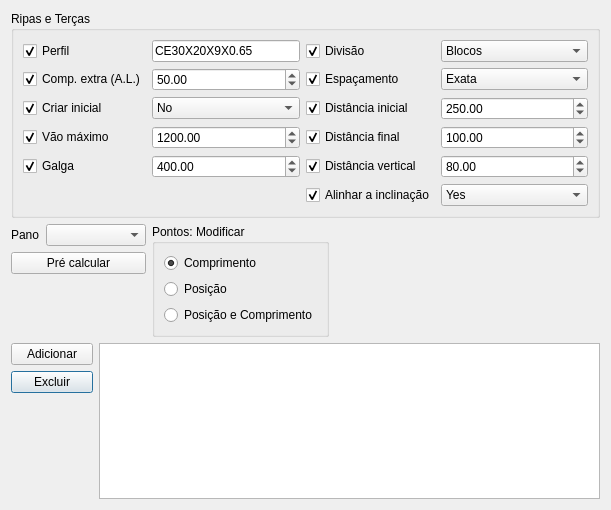
<?xml version="1.0" encoding="UTF-8"?>
<ui version="4.0">
 <class>PurlinsForm</class>
 <widget class="QDialog" name="PurlinsForm">
  <property name="geometry">
   <rect>
    <x>0</x>
    <y>0</y>
    <width>611</width>
    <height>510</height>
   </rect>
  </property>
  <property name="sizePolicy">
   <sizepolicy hsizetype="MinimumExpanding" vsizetype="MinimumExpanding">
    <horstretch>0</horstretch>
    <verstretch>0</verstretch>
   </sizepolicy>
  </property>
  <property name="minimumSize">
   <size>
    <width>0</width>
    <height>0</height>
   </size>
  </property>
  <property name="windowTitle">
   <string>Beam Properties</string>
  </property>
  <layout class="QGridLayout" name="gridLayout">
   <item row="6" column="1">
    <spacer name="verticalSpacer_2">
     <property name="orientation">
      <enum>Qt::Vertical</enum>
     </property>
     <property name="sizeHint" stdset="0">
      <size>
       <width>23</width>
       <height>131</height>
      </size>
     </property>
    </spacer>
   </item>
   <item row="7" column="3">
    <spacer name="verticalSpacer">
     <property name="orientation">
      <enum>Qt::Vertical</enum>
     </property>
     <property name="sizeHint" stdset="0">
      <size>
       <width>20</width>
       <height>0</height>
      </size>
     </property>
    </spacer>
   </item>
   <item row="0" column="5">
    <spacer name="horizontalSpacer_3">
     <property name="orientation">
      <enum>Qt::Horizontal</enum>
     </property>
     <property name="sizeHint" stdset="0">
      <size>
       <width>0</width>
       <height>20</height>
      </size>
     </property>
    </spacer>
   </item>
   <item row="1" column="0">
    <widget class="QLabel" name="label">
     <property name="sizePolicy">
      <sizepolicy hsizetype="Minimum" vsizetype="Preferred">
       <horstretch>0</horstretch>
       <verstretch>0</verstretch>
      </sizepolicy>
     </property>
     <property name="minimumSize">
      <size>
       <width>0</width>
       <height>0</height>
      </size>
     </property>
     <property name="text">
      <string>Pano</string>
     </property>
    </widget>
   </item>
   <item row="0" column="0" colspan="5">
    <widget class="QGroupBox" name="groupBox_3">
     <property name="sizePolicy">
      <sizepolicy hsizetype="MinimumExpanding" vsizetype="Preferred">
       <horstretch>0</horstretch>
       <verstretch>0</verstretch>
      </sizepolicy>
     </property>
     <property name="title">
      <string>Ripas e Terças</string>
     </property>
     <property name="checkable">
      <bool>false</bool>
     </property>
     <property name="checked">
      <bool>false</bool>
     </property>
     <layout class="QGridLayout" name="gridLayout_2">
      <item row="2" column="3">
       <widget class="QDoubleSpinBox" name="doubleSpinBoxPurlinsStartDist_2">
        <property name="sizeIncrement">
         <size>
          <width>0</width>
          <height>0</height>
         </size>
        </property>
        <property name="minimum">
         <double>-100000000000.000000000000000</double>
        </property>
        <property name="maximum">
         <double>100000000000.000000000000000</double>
        </property>
        <property name="value">
         <double>250.000000000000000</double>
        </property>
        <property name="objectProperty" stdset="0">
         <string>PurlinsStartDist</string>
        </property>
        <property name="widgetAction" stdset="0">
         <string/>
        </property>
       </widget>
      </item>
      <item row="4" column="0">
       <widget class="QCheckBox" name="checkBoxTogglePurlinsSpacing_2">
        <property name="text">
         <string>Galga</string>
        </property>
        <property name="checked">
         <bool>true</bool>
        </property>
        <property name="objectProperty" stdset="0">
         <string>PurlinsSpacing</string>
        </property>
        <property name="widgetAction" stdset="0">
         <string>toggleModifyProperty</string>
        </property>
       </widget>
      </item>
      <item row="3" column="2">
       <widget class="QCheckBox" name="checkBoxTogglePurlinsEndDist_2">
        <property name="text">
         <string>Distância final</string>
        </property>
        <property name="checked">
         <bool>true</bool>
        </property>
        <property name="objectProperty" stdset="0">
         <string>PurlinsEndDist</string>
        </property>
        <property name="widgetAction" stdset="0">
         <string>toggleModifyProperty</string>
        </property>
       </widget>
      </item>
      <item row="0" column="2">
       <widget class="QCheckBox" name="checkBoxTogglePurlinsDivMode_2">
        <property name="text">
         <string>Divisão</string>
        </property>
        <property name="checked">
         <bool>true</bool>
        </property>
        <property name="objectProperty" stdset="0">
         <string>PurlinsDivMode</string>
        </property>
        <property name="widgetAction" stdset="0">
         <string>toggleModifyProperty</string>
        </property>
       </widget>
      </item>
      <item row="1" column="0">
       <widget class="QCheckBox" name="checkBoxTogglePurlinsExtraLength_2">
        <property name="text">
         <string>Comp. extra (A.L.)</string>
        </property>
        <property name="checked">
         <bool>true</bool>
        </property>
        <property name="objectProperty" stdset="0">
         <string>PurlinsExtraLength</string>
        </property>
        <property name="widgetAction" stdset="0">
         <string>toggleModifyProperty</string>
        </property>
       </widget>
      </item>
      <item row="1" column="3">
       <widget class="QComboBox" name="comboBoxPurlinsSpacingDivMode_2">
        <property name="sizePolicy">
         <sizepolicy hsizetype="MinimumExpanding" vsizetype="Fixed">
          <horstretch>0</horstretch>
          <verstretch>0</verstretch>
         </sizepolicy>
        </property>
        <property name="currentText">
         <string>Exata</string>
        </property>
        <property name="currentIndex">
         <number>0</number>
        </property>
        <property name="objectProperty" stdset="0">
         <string>PurlinsSpacingDivMode</string>
        </property>
        <property name="widgetAction" stdset="0">
         <string/>
        </property>
        <item>
         <property name="text">
          <string>Exata</string>
         </property>
        </item>
        <item>
         <property name="text">
          <string>DistMax</string>
         </property>
        </item>
       </widget>
      </item>
      <item row="2" column="0">
       <widget class="QCheckBox" name="checkBoxToggleCreateFirstPurlin_2">
        <property name="text">
         <string>Criar inicial</string>
        </property>
        <property name="checked">
         <bool>true</bool>
        </property>
        <property name="objectProperty" stdset="0">
         <string>CreateFirstPurlin</string>
        </property>
        <property name="widgetAction" stdset="0">
         <string>toggleModifyProperty</string>
        </property>
       </widget>
      </item>
      <item row="3" column="3">
       <widget class="QDoubleSpinBox" name="doubleSpinBoxPurlinsEndDist_2">
        <property name="sizeIncrement">
         <size>
          <width>0</width>
          <height>0</height>
         </size>
        </property>
        <property name="minimum">
         <double>-100000000000.000000000000000</double>
        </property>
        <property name="maximum">
         <double>100000000000.000000000000000</double>
        </property>
        <property name="value">
         <double>100.000000000000000</double>
        </property>
        <property name="objectProperty" stdset="0">
         <string>PurlinsEndDist</string>
        </property>
        <property name="widgetAction" stdset="0">
         <string/>
        </property>
       </widget>
      </item>
      <item row="2" column="1">
       <widget class="QComboBox" name="comboBoxCreateFirstPurlin_2">
        <property name="sizePolicy">
         <sizepolicy hsizetype="MinimumExpanding" vsizetype="Fixed">
          <horstretch>0</horstretch>
          <verstretch>0</verstretch>
         </sizepolicy>
        </property>
        <property name="currentText">
         <string>No</string>
        </property>
        <property name="currentIndex">
         <number>0</number>
        </property>
        <property name="objectProperty" stdset="0">
         <string>CreateFirstPurlin</string>
        </property>
        <property name="widgetAction" stdset="0">
         <string/>
        </property>
        <item>
         <property name="text">
          <string>No</string>
         </property>
        </item>
        <item>
         <property name="text">
          <string>Yes</string>
         </property>
        </item>
       </widget>
      </item>
      <item row="4" column="3">
       <widget class="QDoubleSpinBox" name="doubleSpinBoxPurlinsVerticalDist_2">
        <property name="sizeIncrement">
         <size>
          <width>0</width>
          <height>0</height>
         </size>
        </property>
        <property name="minimum">
         <double>-100000000000.000000000000000</double>
        </property>
        <property name="maximum">
         <double>100000000000.000000000000000</double>
        </property>
        <property name="value">
         <double>80.000000000000000</double>
        </property>
        <property name="objectProperty" stdset="0">
         <string>PurlinsVerticalDist</string>
        </property>
        <property name="widgetAction" stdset="0">
         <string/>
        </property>
       </widget>
      </item>
      <item row="4" column="2">
       <widget class="QCheckBox" name="checkBoxTogglePurlinsVerticalDist_2">
        <property name="text">
         <string>Distância vertical</string>
        </property>
        <property name="checked">
         <bool>true</bool>
        </property>
        <property name="objectProperty" stdset="0">
         <string>PurlinsVerticalDist</string>
        </property>
        <property name="widgetAction" stdset="0">
         <string>toggleModifyProperty</string>
        </property>
       </widget>
      </item>
      <item row="5" column="3">
       <widget class="QComboBox" name="comboBoxAlignPurlinsToField_2">
        <property name="sizePolicy">
         <sizepolicy hsizetype="MinimumExpanding" vsizetype="Fixed">
          <horstretch>0</horstretch>
          <verstretch>0</verstretch>
         </sizepolicy>
        </property>
        <property name="currentText">
         <string>Yes</string>
        </property>
        <property name="currentIndex">
         <number>0</number>
        </property>
        <property name="objectProperty" stdset="0">
         <string>AlignPurlinsToField</string>
        </property>
        <property name="widgetAction" stdset="0">
         <string/>
        </property>
        <item>
         <property name="text">
          <string>Yes</string>
         </property>
        </item>
        <item>
         <property name="text">
          <string>No</string>
         </property>
        </item>
       </widget>
      </item>
      <item row="3" column="0">
       <widget class="QCheckBox" name="checkBoxTogglePurlinsMaxSpan_2">
        <property name="text">
         <string>Vão máximo</string>
        </property>
        <property name="checked">
         <bool>true</bool>
        </property>
        <property name="objectProperty" stdset="0">
         <string>PurlinsMaxSpan</string>
        </property>
        <property name="widgetAction" stdset="0">
         <string>toggleModifyProperty</string>
        </property>
       </widget>
      </item>
      <item row="0" column="3">
       <widget class="QComboBox" name="comboBoxPurlinsPurlinsDivMode_2">
        <property name="sizePolicy">
         <sizepolicy hsizetype="MinimumExpanding" vsizetype="Fixed">
          <horstretch>0</horstretch>
          <verstretch>0</verstretch>
         </sizepolicy>
        </property>
        <property name="currentText">
         <string>Blocos</string>
        </property>
        <property name="currentIndex">
         <number>0</number>
        </property>
        <property name="objectProperty" stdset="0">
         <string>PurlinsDivMode</string>
        </property>
        <property name="widgetAction" stdset="0">
         <string/>
        </property>
        <item>
         <property name="text">
          <string>Blocos</string>
         </property>
        </item>
        <item>
         <property name="text">
          <string>Global</string>
         </property>
        </item>
       </widget>
      </item>
      <item row="4" column="1">
       <widget class="QDoubleSpinBox" name="doubleSpinBoxPurlinsSpacing_2">
        <property name="sizeIncrement">
         <size>
          <width>0</width>
          <height>0</height>
         </size>
        </property>
        <property name="minimum">
         <double>-100000000000.000000000000000</double>
        </property>
        <property name="maximum">
         <double>100000000000.000000000000000</double>
        </property>
        <property name="value">
         <double>400.000000000000000</double>
        </property>
        <property name="objectProperty" stdset="0">
         <string>PurlinsSpacing</string>
        </property>
        <property name="widgetAction" stdset="0">
         <string/>
        </property>
       </widget>
      </item>
      <item row="1" column="1">
       <widget class="QDoubleSpinBox" name="doubleSpinBoxPurlinsExtraLength_2">
        <property name="sizeIncrement">
         <size>
          <width>0</width>
          <height>0</height>
         </size>
        </property>
        <property name="minimum">
         <double>-100000000000.000000000000000</double>
        </property>
        <property name="maximum">
         <double>100000000000.000000000000000</double>
        </property>
        <property name="value">
         <double>50.000000000000000</double>
        </property>
        <property name="objectProperty" stdset="0">
         <string>PurlinsExtraLength</string>
        </property>
        <property name="widgetAction" stdset="0">
         <string/>
        </property>
       </widget>
      </item>
      <item row="0" column="0">
       <widget class="QCheckBox" name="checkBoxTogglePurlinsProfile_2">
        <property name="text">
         <string>Perfil</string>
        </property>
        <property name="checked">
         <bool>true</bool>
        </property>
        <property name="objectProperty" stdset="0">
         <string>PurlinsProfile</string>
        </property>
        <property name="widgetAction" stdset="0">
         <string>toggleModifyProperty</string>
        </property>
       </widget>
      </item>
      <item row="0" column="1">
       <widget class="QLineEdit" name="lineEditPurlinsProfile">
        <property name="sizePolicy">
         <sizepolicy hsizetype="MinimumExpanding" vsizetype="Fixed">
          <horstretch>0</horstretch>
          <verstretch>0</verstretch>
         </sizepolicy>
        </property>
        <property name="text">
         <string>CE30X20X9X0.65</string>
        </property>
        <property name="objectProperty" stdset="0">
         <string>PurlinsProfile</string>
        </property>
        <property name="widgetAction" stdset="0">
         <string/>
        </property>
       </widget>
      </item>
      <item row="3" column="1">
       <widget class="QDoubleSpinBox" name="doubleSpinBoxPurlinsMaxSpan_2">
        <property name="sizeIncrement">
         <size>
          <width>0</width>
          <height>0</height>
         </size>
        </property>
        <property name="minimum">
         <double>-100000000000.000000000000000</double>
        </property>
        <property name="maximum">
         <double>100000000000.000000000000000</double>
        </property>
        <property name="value">
         <double>1200.000000000000000</double>
        </property>
        <property name="objectProperty" stdset="0">
         <string>PurlinsMaxSpan</string>
        </property>
        <property name="widgetAction" stdset="0">
         <string/>
        </property>
       </widget>
      </item>
      <item row="5" column="2">
       <widget class="QCheckBox" name="checkBoxToggleAlignPurlinsToField_2">
        <property name="text">
         <string>Alinhar a inclinação</string>
        </property>
        <property name="checked">
         <bool>true</bool>
        </property>
        <property name="objectProperty" stdset="0">
         <string>AlignPurlinsToField</string>
        </property>
        <property name="widgetAction" stdset="0">
         <string>toggleModifyProperty</string>
        </property>
       </widget>
      </item>
      <item row="2" column="2">
       <widget class="QCheckBox" name="checkBoxTogglePurlinsStartDist_2">
        <property name="text">
         <string>Distância inicial</string>
        </property>
        <property name="checked">
         <bool>true</bool>
        </property>
        <property name="objectProperty" stdset="0">
         <string>PurlinsStartDist</string>
        </property>
        <property name="widgetAction" stdset="0">
         <string>toggleModifyProperty</string>
        </property>
       </widget>
      </item>
      <item row="1" column="2">
       <widget class="QCheckBox" name="checkBoxTogglePurlinsSpacingDivMode_2">
        <property name="text">
         <string>Espaçamento</string>
        </property>
        <property name="checked">
         <bool>true</bool>
        </property>
        <property name="objectProperty" stdset="0">
         <string>PurlinsSpacingDivMode</string>
        </property>
        <property name="widgetAction" stdset="0">
         <string>toggleModifyProperty</string>
        </property>
       </widget>
      </item>
     </layout>
    </widget>
   </item>
   <item row="1" column="1" colspan="2">
    <widget class="QComboBox" name="comboBoxPurlinsFields">
     <property name="sizePolicy">
      <sizepolicy hsizetype="MinimumExpanding" vsizetype="Fixed">
       <horstretch>0</horstretch>
       <verstretch>0</verstretch>
      </sizepolicy>
     </property>
     <property name="minimumSize">
      <size>
       <width>100</width>
       <height>0</height>
      </size>
     </property>
    </widget>
   </item>
   <item row="5" column="0" colspan="2">
    <widget class="QPushButton" name="pushButtonDeletePurlin">
     <property name="text">
      <string>Excluir</string>
     </property>
    </widget>
   </item>
   <item row="2" column="0" colspan="3">
    <widget class="QPushButton" name="pushButtonPreCalcPurlins">
     <property name="text">
      <string>Pré calcular</string>
     </property>
    </widget>
   </item>
   <item row="4" column="0" colspan="2">
    <widget class="QPushButton" name="pushButtonAddPurlin">
     <property name="text">
      <string>Adicionar</string>
     </property>
    </widget>
   </item>
   <item row="4" column="2" rowspan="3" colspan="3">
    <widget class="QTableWidget" name="tableWidgetPurlins">
     <property name="sizePolicy">
      <sizepolicy hsizetype="MinimumExpanding" vsizetype="MinimumExpanding">
       <horstretch>0</horstretch>
       <verstretch>0</verstretch>
      </sizepolicy>
     </property>
     <property name="minimumSize">
      <size>
       <width>0</width>
       <height>100</height>
      </size>
     </property>
    </widget>
   </item>
   <item row="1" column="3" rowspan="3">
    <widget class="QGroupBox" name="groupBox_2">
     <property name="title">
      <string>Pontos: Modificar</string>
     </property>
     <layout class="QGridLayout" name="gridLayout_4">
      <item row="0" column="0">
       <widget class="QRadioButton" name="radioButtonModPtLen">
        <property name="text">
         <string>Comprimento</string>
        </property>
        <property name="checked">
         <bool>true</bool>
        </property>
       </widget>
      </item>
      <item row="1" column="0">
       <widget class="QRadioButton" name="radioButtonModPtPos">
        <property name="text">
         <string>Posição</string>
        </property>
       </widget>
      </item>
      <item row="2" column="0">
       <widget class="QRadioButton" name="radioButtonModPtLenPos">
        <property name="text">
         <string>Posição e Comprimento</string>
        </property>
       </widget>
      </item>
     </layout>
    </widget>
   </item>
   <item row="2" column="4" rowspan="2">
    <spacer name="horizontalSpacer_2">
     <property name="orientation">
      <enum>Qt::Horizontal</enum>
     </property>
     <property name="sizeHint" stdset="0">
      <size>
       <width>285</width>
       <height>20</height>
      </size>
     </property>
    </spacer>
   </item>
  </layout>
 </widget>
 <resources/>
 <connections/>
</ui>
